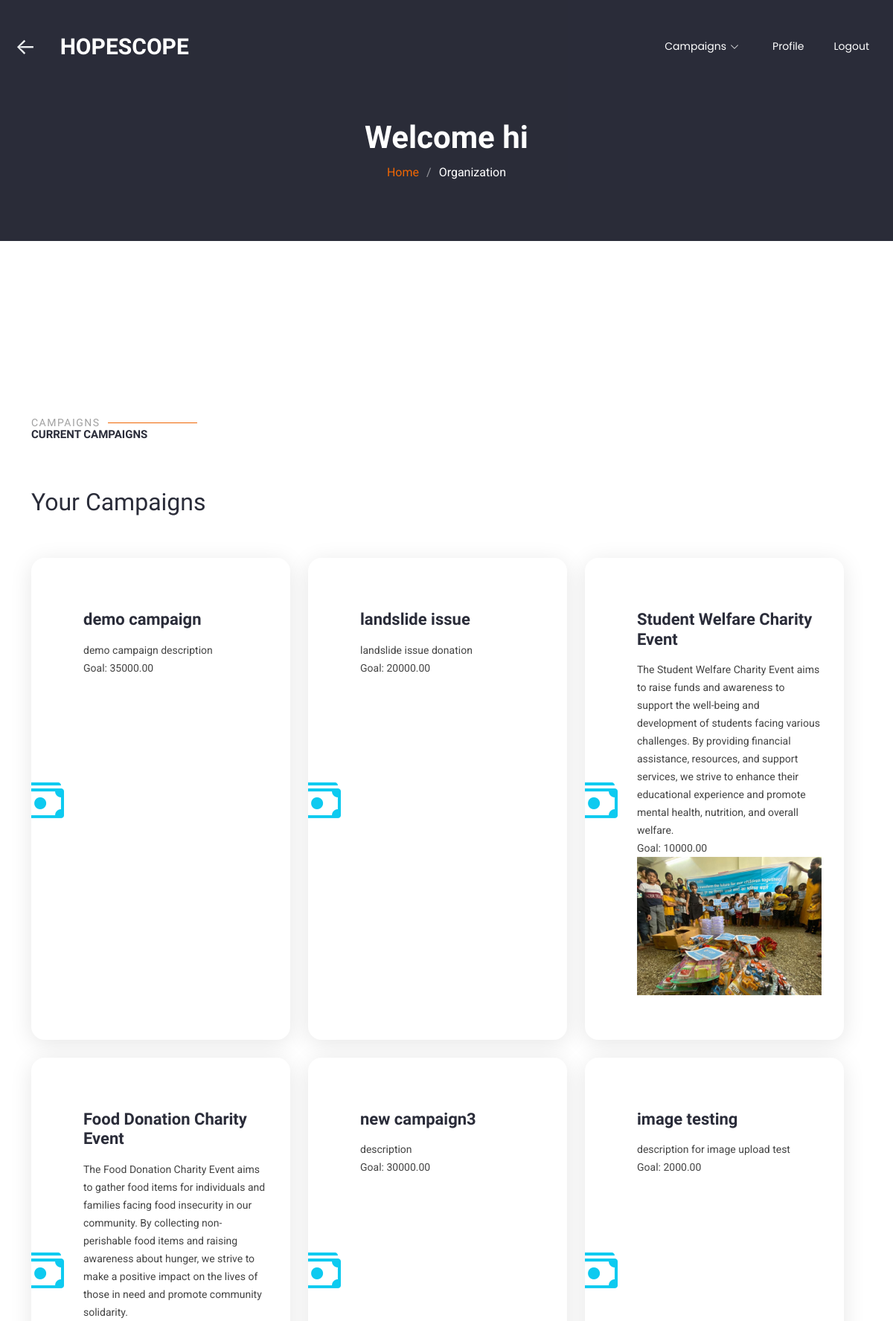
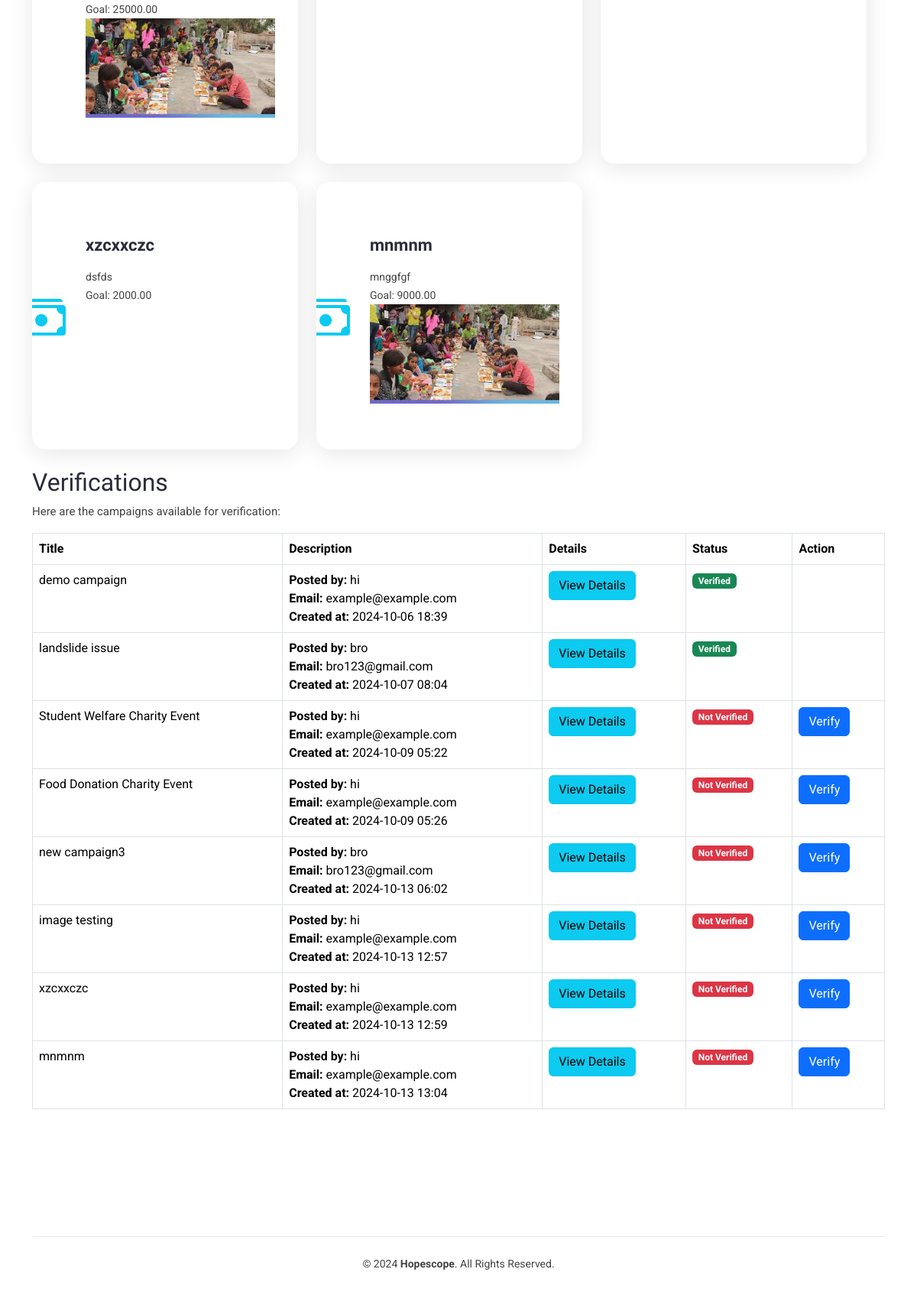
/orgdashboard/ (signed in), run on the app's committed database (2 pictures, top to bottom).
### myapp/models.py (models this page shows, shortened)
class Campaign(models.Model):
    title = models.CharField(max_length=200)
    description = models.TextField()
    goal_amount = models.DecimalField(max_digits=10, decimal_places=2)
    created_at = models.DateTimeField(auto_now_add=True)
    user = models.ForeignKey(User, on_delete=models.CASCADE)
    verified = models.BooleanField(default=False)
    image = models.ImageField(upload_to='campaign_images/', null=True, blank=True)  # Use ForeignKey for a many-to-one relationship

### myapp/views.py (the view)
# urls.py: path('orgdashboard/', views.orgdashboard, name='orgdashboard'),
@login_required
def orgdashboard(request):
    campaigns = Campaign.objects.all()  # Modify to filter based on organization, if needed
    return render(request, 'myapp/organization_dashboard.html', {'campaigns': campaigns})

### myapp/templates/myapp/organization_dashboard.html (shortened to what this page needs)
<!DOCTYPE html>
<html lang="en">
<head>
 {% load static %}
<link href="{% static 'vendor/bootstrap/css/bootstrap.min.css' %}" rel="stylesheet">
<link href="{% static 'vendor/bootstrap-icons/bootstrap-icons.css' %}" rel="stylesheet">
<link href="{% static 'vendor/aos/aos.css' %}" rel="stylesheet">
<link href="{% static 'vendor/animate.css/animate.min.css' %}" rel="stylesheet">
<link href="{% static 'vendor/glightbox/css/glightbox.min.css' %}" rel="stylesheet">
<link href="{% static 'vendor/swiper/swiper-bundle.min.css' %}" rel="stylesheet">
{% block styles %}
<link href="{% static 'css/main.css' %}" rel="stylesheet">
{% endblock %}
</head>
<body class="service-details-page">
  <header id="header" class="header d-flex align-items-center fixed-top">
    <div><button type="button" class="back-button" onclick="goBack()">&#8592;</button> </div>
    <div class="container-fluid container-xl position-relative d-flex align-items-center justify-content-between">
      <a href="{% url 'index' %}" class="logo d-flex align-items-center">
        <h1 class="sitename">HOPESCOPE</h1>
      </a>
      <nav id="navmenu" class="navmenu">
        <ul>
          <li class="dropdown"><a href="#"><span>Campaigns</span> <i class="bi bi-chevron-down toggle-dropdown"></i></a>
          </li>
          <li><a href="{% url 'profile' %}">Profile</a></li>
          <div><a href="{% url 'logout' %}">Logout</a></div>
      </nav>
    </div>
  </header>
  <main class="main">
    <div class="page-title dark-background">
      <div class="container position-relative">
        <h1>Welcome {{ user.username }}</h1>
        <nav class="breadcrumbs">
          <ol>
            <li><a href="{% url 'index' %}">Home</a></li>
            <li class="current">Organization</li>
          </ol>
        </nav>
      </div>
    </div>
    <section id="service-details" class="service-details section">
      <div class="container">
                <section id="services" class="services section">
                </div><section id="services" class="services section">
                    <div class="container section-title" data-aos="fade-up">
                      <h2>Campaigns</h2>
                      <p>Current Campaigns</p>
                    </div>
                    <div class="container">
                      <div class="row gy-4">
                        <h2>Your Campaigns</h2>
                        <div class="row gy-4">
                            {% if campaigns %}
                                {% for campaign in campaigns %}
                                    <div class="col-lg-4 col-md-6" data-aos="fade-up" data-aos-delay="100">
                                        <div class="service-item position-relative">
                                            <div class="icon">
                                                <i class="bi bi-cash-stack" style="color: #0dcaf0;"></i>
                                            </div>
                                            <a href="{% url 'campaign_detail' campaign.id %}" class="stretched-link">
                                                <h3>{{ campaign.title }}</h3>
                                            </a>
                                            <p>{{ campaign.description }}</p>
                                            <p>Goal: {{ campaign.goal_amount }}</p>
                                            {% if campaign.image %}
                                                <img src="{{ campaign.image.url }}" alt="{{ campaign.title }} image" style="width: 100%; height: auto;">
                                            {% endif %}
                                        </div>
                                    </div>
                                {% endfor %}
                            {% else %}
                                <p>You have not created any campaigns.</p>
                            {% endif %}
                        </div>
                        <div>
                          {% block content %}
                              <h2>Verifications</h2>
                              <p>Here are the campaigns available for verification:</p>
                              <table class="table table-bordered">
                                  <thead>
                                      <tr>
                                          <th>Title</th>
                                          <th>Description</th>
                                          <th>Details</th>
                                          <th>Status</th>
                                          <th>Action</th>
                                      </tr>
                                  </thead>
                                  <tbody>
                                      {% for campaign in campaigns %}
                                          <tr>
                                              <td>{{ campaign.title }}</td>
                                              <td>
                                                <strong>Posted by:</strong> {{ campaign.user.username }}<br>
                                                <strong>Email:</strong> {{ campaign.user.email }}<br>
                                                <strong>Created at:</strong> {{ campaign.created_at|date:"Y-m-d H:i" }}
                                            </td>
                                              <td>
                                                  <a href="{% url 'campaign_detail' campaign.id %}" class="btn btn-info">View Details</a>
                                              </td>
                                              <td>
                                                  {% if campaign.verified %}
                                                      <span class="badge bg-success">Verified</span>
                                                  {% else %}
                                                      <span class="badge bg-danger">Not Verified</span>
                                                  {% endif %}
                                              </td>
                                              <td>
                                                  {% if not campaign.verified %}
                                                      <form method="post" action="{% url 'verify_campaign' campaign.id %}">
                                                          <button type="submit" class="btn btn-primary">Verify</button>
                                                      </form>
                                                  {% endif %}
                                              </td>
                                          </tr>
                                      {% endfor %}
                                  </tbody>
                              </table>
                          {% endblock %}
                      </div>
                </div>
              </div>
            </section>
  </main>
  <footer id="footer" class="footer">
    <div class="container">
      <div class="copyright">
        &copy; 2024 <strong><span>Hopescope</span></strong>. All Rights Reserved.
      </div>
    </div>
  </footer>
</body>
</html>

### myapp/templates/myapp/organization_dashboard.html (style rules this page uses)
.back-button { background-color: transparent; border: none; color: #ebeef0; font-size: 30px; cursor: pointer; padding: 20px; transition: color 0.3s; }

### data on the page
Campaign: title "demo campaign", description "demo campaign description", goal_amount "35000.00", user.username "hi", user.email "example@example.com", created_at "2024-10-06 18:39", verified "Verified"
Campaign: title "landslide issue", description "landslide issue donation", goal_amount "20000.00", user.username "bro", user.email "bro123@gmail.com", created_at "2024-10-07 08:04", verified "Verified"
Campaign: title "Student Welfare Charity Event", description "The Student Welfare Charity Event aims to raise funds and awareness to support the well-being and development of students facing various challenges. By providing financial assistance, resources, and support services, we strive to enhance their educational experience and promote mental health, nutrition, and overall welfare.", goal_amount "10000.00", image (picture), user.username "hi", user.email "example@example.com", created_at "2024-10-09 05:22", verified "Not Verified"
Campaign: title "Food Donation Charity Event", description "The Food Donation Charity Event aims to gather food items for individuals and families facing food insecurity in our community. By collecting non-perishable food items and raising awareness about hunger, we strive to make a positive impact on the lives of those in need and promote community solidarity.", goal_amount "25000.00", image (picture), user.username "hi", user.email "example@example.com", created_at "2024-10-09 05:26", verified "Not Verified"
Campaign: title "new campaign3", description "description", goal_amount "30000.00", user.username "bro", user.email "bro123@gmail.com", created_at "2024-10-13 06:02", verified "Not Verified"
Campaign: title "image testing", description "description for image upload test", goal_amount "2000.00", user.username "hi", user.email "example@example.com", created_at "2024-10-13 12:57", verified "Not Verified"
Campaign: title "xzcxxczc", description "dsfds", goal_amount "2000.00", user.username "hi", user.email "example@example.com", created_at "2024-10-13 12:59", verified "Not Verified"
Campaign: title "mnmnm", description "mnggfgf", goal_amount "9000.00", image (picture), user.username "hi", user.email "example@example.com", created_at "2024-10-13 13:04", verified "Not Verified"

### other printed values
{{ user.username }} "hi"
